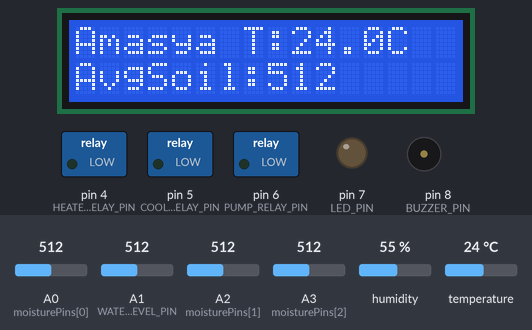
This sketch was run on a simulated Arduino Uno, built with avr-gcc and run on an emulated ATmega328P. Parts: 16×2 character LCD, switched loads named in the sketch (green lamp = pin HIGH), output pins drawn as LEDs (lit = HIGH), buzzer (waves = sounding, pin HIGH). The inputs (shaded band) are chosen by the test bench; at power-on: A1 (WATER_LEVEL_PIN) = 512, temperature 24 °C, A0 (moisturePins[0]) = 512, A2 (moisturePins[1]) = 512, A3 (moisturePins[2]) = 512, humidity 55 %.

Above: at 4.2 s.
4.3 s: A1 (WATER_LEVEL_PIN) set to 107
7.0 s: A1 (WATER_LEVEL_PIN) set to 88
At 8.6 s:
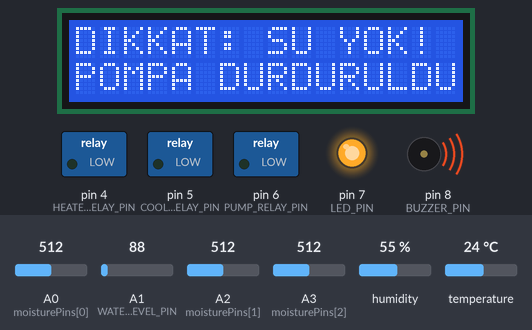
9.7 s: A1 (WATER_LEVEL_PIN) set to 110
At 12.0 s:
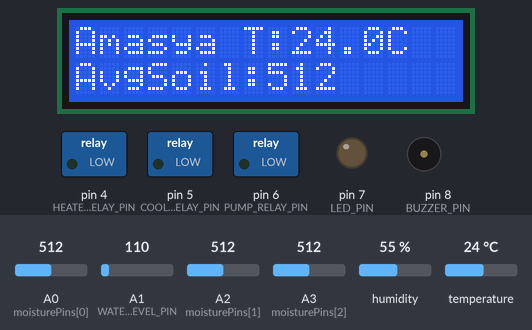
12.8 s: temperature set to 27 °C
At 14.3 s:
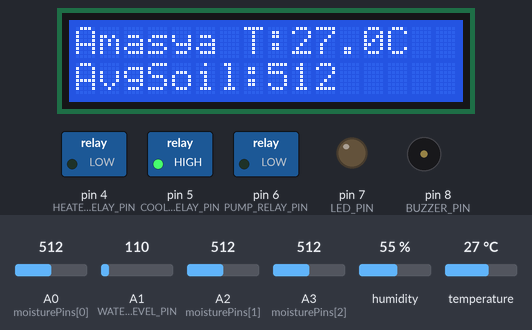
15.5 s: A0 (moisturePins[0]) set to 765
At 18.7 s:
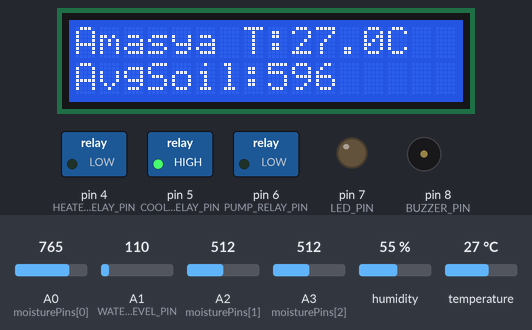
19.0 s: A0 (moisturePins[0]) set to 789
At 21.0 s:
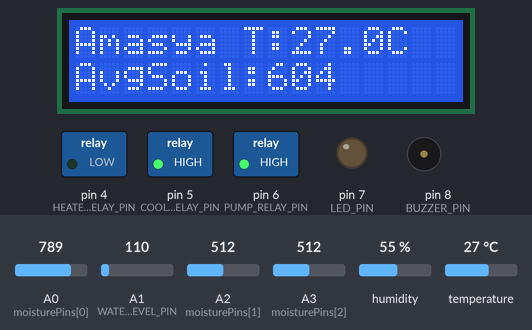
Timing chart, 0 to 22.5 s (numbered marks = the images above; inputs shaded):
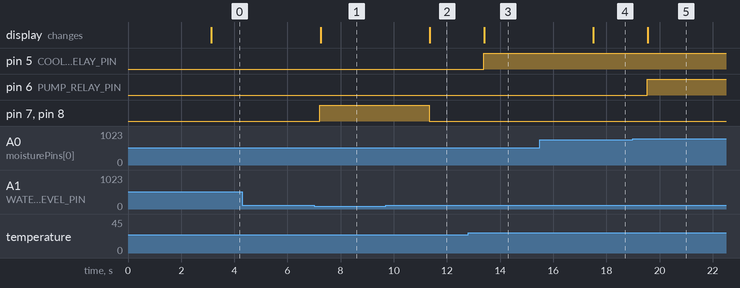

Measured:
- the behaviour switches between 100 and 99 on A1 (WATER_LEVEL_PIN) (found by bisection; images 0 and 1)
- the behaviour switches between 25 and 26 °C on temperature (found by bisection; images 2 and 3)
- the behaviour switches between 778 and 779 on A0 (moisturePins[0]) (found by bisection; images 4 and 5)
- after the input at 4.3 s, every drawn part: stays the same
- after the input at 7.0 s, pin 7 (LED_PIN), pin 8 (BUZZER_PIN): LOW → HIGH after 0.22 s; the display: changes after 0.25 s (image 1)
- after the input at 9.7 s, pin 7 (LED_PIN), pin 8 (BUZZER_PIN): HIGH → LOW after 1.6 s; the display: changes after 1.7 s (image 2)
- after the input at 12.8 s, pin 5 (COOLER_RELAY_PIN): LOW → HIGH after 0.58 s; the display: changes after 0.61 s (image 3)
- after the input at 15.5 s, the display: changes after 2.0 s (image 4)
- after the input at 19.0 s, pin 6 (PUMP_RELAY_PIN): LOW → HIGH after 0.54 s; the display: changes after 0.57 s (image 5)

The sketch:

SmartGreenhouse.ino
```cpp
#include <Wire.h>
#include <LiquidCrystal_I2C.h>
#include <DHT.h>

// --- PIN DEFINITIONS ---
#define DHT_PIN 2
#define DHT_TYPE DHT11
#define WATER_LEVEL_PIN A1
#define HEATER_RELAY_PIN 4
#define COOLER_RELAY_PIN 5
#define PUMP_RELAY_PIN 6
#define LED_PIN 7
#define BUZZER_PIN 8

// 3 Adet Toprak Nem Sensörü için Array tanımlaması
const int NUM_SENSORS = 3;
const int moisturePins[NUM_SENSORS] = {A0, A2, A3};

// --- STRUCT DEFINITION ---
// Bir bitkinin ihtiyaç duyduğu tüm özellikleri tek bir pakette topluyoruz.
struct PlantProfile {
  String profileName;      // Bitkinin ekranda yazacak adı
  float minTemp;           // Minimum sıcaklık eşiği
  float maxTemp;           // Maksimum sıcaklık eşiği
  int moistureCritical;    // Sulama gerektiren nem eşiği
};

// --- PRESETS ---
PlantProfile amasyaApple = {"Amasya Apple", 5.0, 25.0, 600};
PlantProfile mersinBanana = {"Mersin Banana", 22.0, 35.0, 400}; // Muz daha nemli ortam ister (Düşük ADC değeri = Islak)

// AKTİF MOD SEÇİMİ
// Sistemi değiştirmek için burayı mersinBanana yap
PlantProfile activeProfile = amasyaApple;

// --- GLOBAL VARIABLES ---
float currentTemp = 0.0;
int avgMoisture = 0;          // Artık tek bir sensör değil, ortalama değeri tutuyoruz
int currentWaterLevel = 0;
bool isTankEmpty = false;
const int WATER_EMPTY_LEVEL = 100;
String soilStatus = "OK";

// --- OBJECT INITIALIZATION  ---
DHT dht(DHT_PIN, DHT_TYPE);
LiquidCrystal_I2C lcd(0x27, 16, 2);

void setup() {
  Serial.begin(9600);

  dht.begin();
  lcd.init();
  lcd.backlight();

  pinMode(HEATER_RELAY_PIN, OUTPUT);
  pinMode(COOLER_RELAY_PIN, OUTPUT);
  pinMode(PUMP_RELAY_PIN, OUTPUT);
  pinMode(LED_PIN, OUTPUT);
  pinMode(BUZZER_PIN, OUTPUT);

  turnOffAllRelays();

  // Başlangıç ekranında hangi modda olduğumuzu gösterelim
  lcd.setCursor(0, 0);
  lcd.print("Mode Active:");
  lcd.setCursor(0, 1);
  lcd.print(activeProfile.profileName);
  delay(3000); // 3 saniye ekranda kalsın
}

void loop() {
  readSensors();
  checkSafety();

  if (!isTankEmpty) {
    controlTemperature();
    controlIrrigation();
  } else {
    turnOffAllRelays();
    triggerAlarm();
  }

  updateDisplay();
  delay(2000);
}

// ==========================================
// --- MODULAR FUNCTIONS ---
// ==========================================

void readSensors() {
  currentTemp = dht.readTemperature();
  currentWaterLevel = analogRead(WATER_LEVEL_PIN);

  // Çoklu Sensör Ortalamasını hesapla
  long sum = 0;
  for (int i = 0; i < NUM_SENSORS; i++) {
    sum += analogRead(moisturePins[i]); // Her sensörü oku ve toplama ekle
  }
  avgMoisture = sum / NUM_SENSORS;      // Toplamı sensör sayısına bölerek ortalamayı bul

  if (isnan(currentTemp)) {
    currentTemp = 0.0;
  }
}

void checkSafety() {
  if (currentWaterLevel < WATER_EMPTY_LEVEL) {
    isTankEmpty = true;
  } else {
    isTankEmpty = false;
    digitalWrite(LED_PIN, LOW);
    digitalWrite(BUZZER_PIN, LOW);
  }
}

void controlTemperature() {
  // Artık sabit değerler değil, activeProfile içindeki değişkenler kullanılıyor
  if (currentTemp < activeProfile.minTemp) {
    digitalWrite(HEATER_RELAY_PIN, HIGH);
    digitalWrite(COOLER_RELAY_PIN, LOW);
  }
  else if (currentTemp > activeProfile.maxTemp) {
    digitalWrite(HEATER_RELAY_PIN, LOW);
    digitalWrite(COOLER_RELAY_PIN, HIGH);
  }
  else {
    digitalWrite(HEATER_RELAY_PIN, LOW);
    digitalWrite(COOLER_RELAY_PIN, LOW);
  }
}

void controlIrrigation() {
  // Aktif profilin nem ihtiyacına göre kıyaslama yapılıyor
  if (avgMoisture > activeProfile.moistureCritical) {
    digitalWrite(PUMP_RELAY_PIN, HIGH);
    soilStatus = "WATERING";
  } else {
    digitalWrite(PUMP_RELAY_PIN, LOW);
    soilStatus = "OK";
  }
}

void turnOffAllRelays() {
  digitalWrite(HEATER_RELAY_PIN, LOW);
  digitalWrite(COOLER_RELAY_PIN, LOW);
  digitalWrite(PUMP_RELAY_PIN, LOW);
}

void triggerAlarm() {
  digitalWrite(LED_PIN, HIGH);
  digitalWrite(BUZZER_PIN, HIGH);
  soilStatus = "NO WATER!";
}

void updateDisplay() {
  lcd.clear();

  if (isTankEmpty) {
    lcd.setCursor(0, 0);
    lcd.print("DIKKAT: SU YOK!");
    lcd.setCursor(0, 1);
    lcd.print("POMPA DURDURULDU");
  } else {
    // Ekranda önce Mod adı, sonra ortalama nemi gösteriyoruz
    lcd.setCursor(0, 0);
    lcd.print(activeProfile.profileName.substring(0, 6)); // Ekrana sığması için ilk 6 harfi alırız (Örn: Amasya)
    lcd.print(" T:");
    lcd.print(currentTemp, 1); // ,1 ondalık kısmı 1 hane gösterir
    lcd.print("C");

    lcd.setCursor(0, 1);
    lcd.print("AvgSoil:");
    lcd.print(avgMoisture);
  }
}
```
